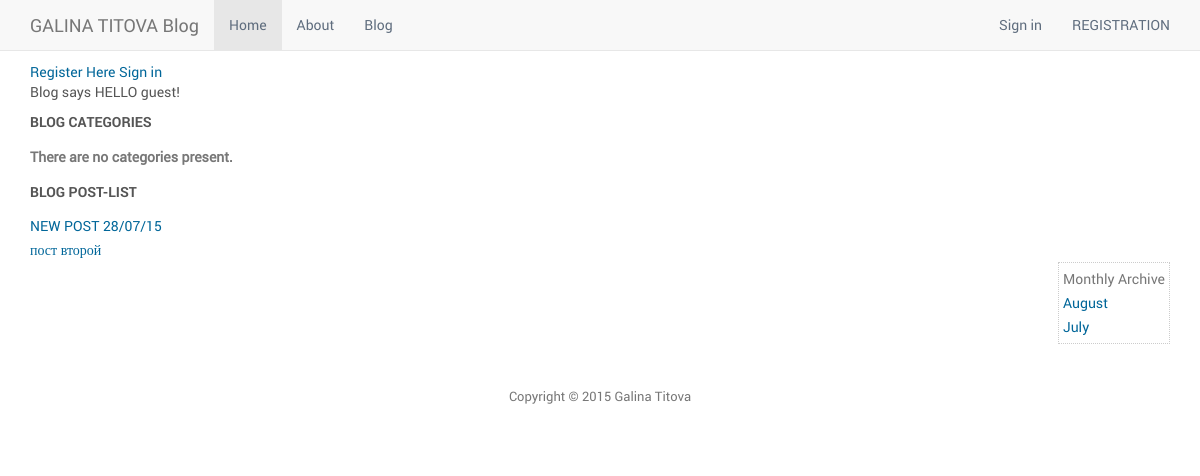
Before: /blog/month/2015/7/?page=2 with the older database file.
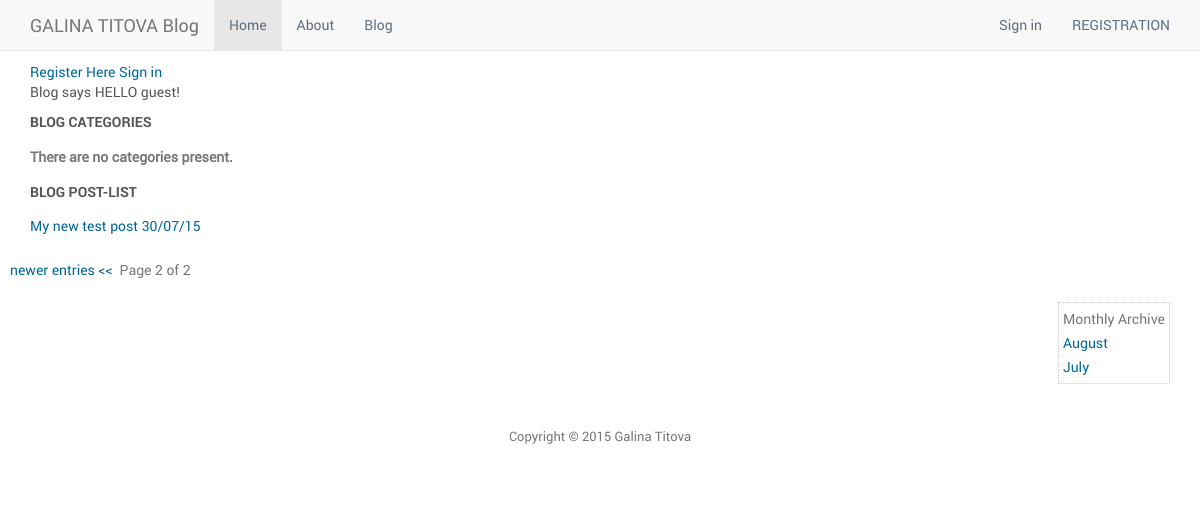
After: the same page with the newer database file.
### blog/models.py (models this page shows, shortened)
class Post(models.Model):
    category = models.ForeignKey(Category)
    title = models.CharField(max_length = 128)
    slug = models.SlugField(unique=True)
    body = models.TextField()
    status = models.CharField(max_length=1, choices=BLOG_ITEM_STATUS, default='0')
    url = models.URLField()
    views = models.IntegerField(default = 0)
    updated = models.DateTimeField(auto_now = True)
    created = models.DateTimeField(auto_now_add = True)

### blog/views.py (the view)
# urls.py: url(r"^month/(\d+)/(\d+)/$", "blog.views.month"),
def month(request, year, month):
    posts = Post.objects.filter(created__year=year, created__month=month)
    paginator = Paginator(posts, 2)
    try: page = int(request.GET.get("page", '1'))
    except ValueError: page = 1
    try:
        posts = paginator.page(page)
    except (InvalidPage, EmptyPage):
        posts = paginator.page(paginator.num_pages)
    return render_to_response("blog/list.html", dict(posts=posts, user=request.user, months=mkmonth_lst(),  archive=True))

### blog/views.py (called while the page is built)
def mkmonth_lst():
    if not Post.objects.count(): return []
    year, month = time.localtime()[:2]
    first = Post.objects.order_by("created")[0]
    fyear = first.created.year
    fmonth = first.created.month
    months = []
    for y in range(year, fyear-1, -1):
        start, end = 12, 0
        if y == year: start = month
        if y == fyear: end = fmonth-1
        for m in range(start, end, -1):
            months.append((y, m, month_name[m]))
    return months

### templates/blog/list.html (shortened to what this page needs)
{% extends "base.html" %}
{% load staticfiles %}
{% block sidebar %}
    <div id="sidebar">
        Monthly Archive<br />
        {% for month in months %}
            <a href="/blog/month/{{ month.0 }}/{{month.1 }}/">{{ month.2 }}</a> <br />
        {% endfor %}
    </div>
{% endblock %}
{% block content %}
<a href="/blog/register/">Register Here</a>
<a href="/blog/login/">Sign in</a>
{% if user.is_authenticated %}
<h2>Blog says HELLO {{ user.username }}!</h2>
{% else %}
<h2>Blog says HELLO guest!</h2>
{% endif %}
<h1>Blog CATEGORIES{{ title }}</h1>
	{% if categories_list %}
    <ul>
      {% for category in categories_list %}
        <li>{{ category.name }}</li>
      {% endfor %}
    </ul>
  {% else %}
    <strong>There are no categories present.</strong>
  {% endif %}
<h1>Blog POST-LIST{{ title }}</h1>
    <div id = "postslist">
				{% for post in posts %}
          <p><a href="/blog/posts/{{ post.slug }}/">{{ post.title }}</a></p>
        {% endfor %}
				{% if posts.object_list and posts.paginator.num_pages > 1 %}
	        <div class="pagination" style="margin-top: 20px; margin-left: -20px; ">
	            <span class="step-links">
	                {% if posts.has_previous %}
	                    <a href= "?page={{ posts.previous_page_number }}">newer entries &lt;&lt; </a>
	                {% endif %}
	                <span class="current">
	                    &nbsp;Page {{ posts.number }} of {{ posts.paginator.num_pages }}
	                </span>
	            </span>
	        </div>
	       {% endif %}
    </div>
{% endblock %}

Changed rows visible on the page:
no longer on this page (row edited): Post: title "NEW POST 28/07/15"
no longer on this page (row edited): Post: title "пост второй"
added Post: title "My new test post 30/07/15"
Other visible differences:
{{ posts.number }}: (not shown) → "2"
{{ posts.paginator.num_pages }}: (not shown) → "2"
text now shown: "newer entries << Page of"
